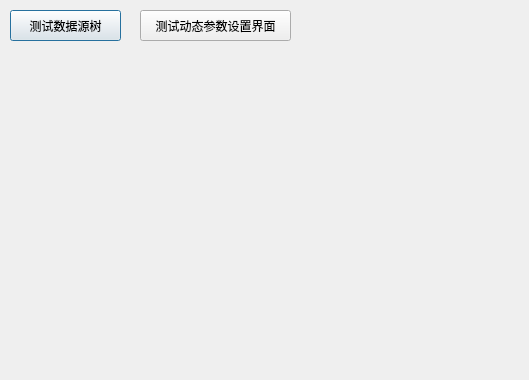
<?xml version="1.0" encoding="UTF-8"?>
<ui version="4.0">
 <class>TestorDialog</class>
 <widget class="QDialog" name="TestorDialog">
  <property name="geometry">
   <rect>
    <x>0</x>
    <y>0</y>
    <width>529</width>
    <height>380</height>
   </rect>
  </property>
  <property name="windowTitle">
   <string>TestorDialog</string>
  </property>
  <widget class="QPushButton" name="dbSourceTreeButton">
   <property name="geometry">
    <rect>
     <x>10</x>
     <y>10</y>
     <width>111</width>
     <height>31</height>
    </rect>
   </property>
   <property name="text">
    <string>测试数据源树</string>
   </property>
  </widget>
  <widget class="QPushButton" name="runtimeFilterButton">
   <property name="geometry">
    <rect>
     <x>140</x>
     <y>10</y>
     <width>151</width>
     <height>31</height>
    </rect>
   </property>
   <property name="text">
    <string>测试动态参数设置界面</string>
   </property>
  </widget>
 </widget>
 <layoutdefault spacing="6" margin="11"/>
 <resources/>
 <connections/>
</ui>
